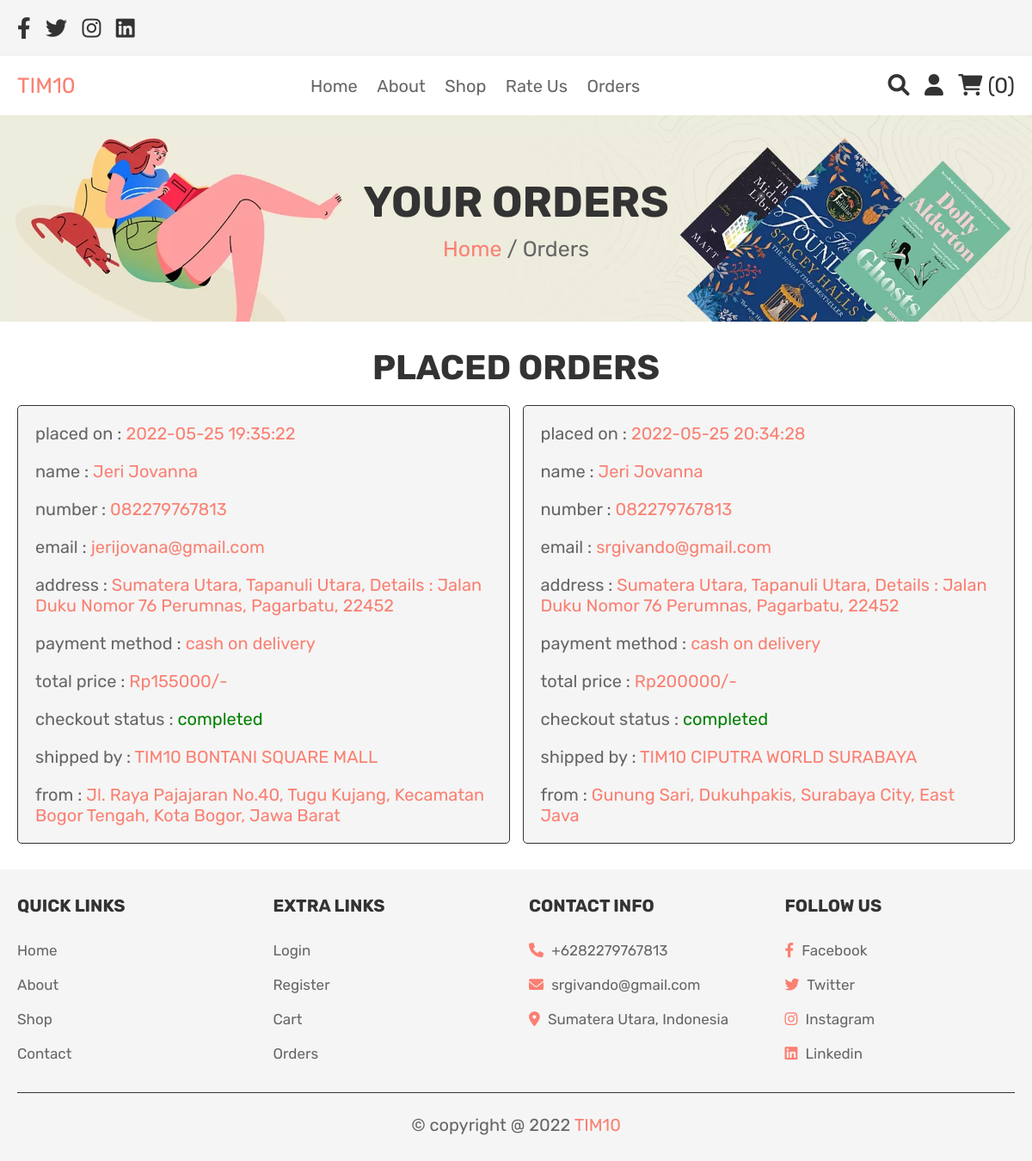
/pages/user/orders.php (signed in), run on the app's committed database.
### tables this page shows
CREATE TABLE `orderdetails` (
  `orderId` int(11) NOT NULL,
  `productId` int(11) NOT NULL,
  `price` int(11) NOT NULL,
  `quantity` int(11) DEFAULT NULL,
  `phoneNumber` varchar(20) DEFAULT NULL,
  `shippedTo` varchar(150) DEFAULT NULL,
  `paymentMethod` varchar(50) DEFAULT NULL,
  `statusOrder` varchar(10) DEFAULT 'pending',
  `emailOrder` varchar(50) DEFAULT NULL
);

CREATE TABLE `orders` (
  `orderId` int(11) NOT NULL,
  `customerId` int(11) NOT NULL,
  `shippedBy` varchar(5) DEFAULT 'SP001',
  `orderDate` datetime NOT NULL DEFAULT current_timestamp(),
  `shipVia` varchar(20) DEFAULT NULL
);

CREATE TABLE `customerinfo` (
  `customerId` int(11) NOT NULL,
  `customerName` varchar(50) NOT NULL,
  `birthDay` date DEFAULT NULL,
  `phoneNumber` varchar(20) DEFAULT NULL,
  `gender` varchar(6) DEFAULT NULL
);

CREATE TABLE `suppliers` (
  `supplierId` varchar(5) NOT NULL,
  `supplierName` varchar(30) NOT NULL,
  `detailAddress` varchar(100) NOT NULL,
  `storeType` varchar(15) DEFAULT NULL
);

### pages/user/orders.php (the view, shortened to what this page needs)
<?php
include __DIR__ . '/../../db_connect/config.php';
$user_id = $_SESSION['user_id'];
$queryShowOrder = <<< heredoc
    SELECT o.orderDate AS orderDate,
        ci.customerName AS name,
        s.supplierName as supplierName,
        s.detailAddress AS fromAddress,
        od.shippedTo AS address,
        od.emailOrder AS email,
        od.paymentMethod AS method,
        od.price AS price,
        od.statusOrder AS status,
        od.phoneNumber AS number
    FROM orderDetails AS od
    INNER JOIN orders AS o ON (od.orderId = o.orderId)
    INNER JOIN customerInfo AS ci ON (o.customerId = $user_id)
    INNER JOIN suppliers AS s ON (o.shippedBy = s.supplierId)
    WHERE ci.customerId = $user_id;
heredoc;
?>
<!DOCTYPE html>
<html lang="en">
<head>
    <link rel="stylesheet" href="https://cdnjs.cloudflare.com/ajax/libs/font-awesome/6.0.0/css/all.min.css">
    <link rel="stylesheet" href="../../src/css/style.css">
</head>
<body>
    <?php include 'header.php'; ?>
    <div class="heading">
        <h3>Your orders</h3>
        <p> <a href="../../home.php">Home</a> / Orders </p>
    </div>
    <section class="placed-orders">
        <h1 class="title">Placed orders</h1>
        <div class="box-container">
            <?php
            $order_query = mysqli_query($conn, $queryShowOrder) or die('query failed');
            if(mysqli_num_rows($order_query) > 0){
                while($fetch_orders = mysqli_fetch_assoc($order_query)){
            ?>
            <div class="box">
                <p> placed on : <span><?php echo $fetch_orders['orderDate']; ?></span> </p>
                <p> name : <span><?php echo $fetch_orders['name']; ?></span> </p>
                <p> number : <span><?php echo $fetch_orders['number']; ?></span> </p>
                <p> email : <span><?php echo $fetch_orders['email']; ?></span> </p>
                <p> address : <span><?php echo $fetch_orders['address']; ?></span> </p>
                <p> payment method : <span><?php echo $fetch_orders['method']; ?></span> </p>
                <p> total price : <span>Rp<?php echo $fetch_orders['price']; ?>/-</span> </p>
                <p> checkout status : <span
                        style="color:<?php if($fetch_orders['status'] == 'pending'){ echo 'red'; }else{ echo 'green'; } ?>;"><?= $fetch_orders['status']; ?></span>
                </p>
                <?php if(!is_null($fetch_orders['supplierName']) && $fetch_orders['status'] == 'completed'){ ?>
                <p> shipped by : <span><?= $fetch_orders['supplierName'] ?></span> </p>
                <p> from : <span><?= $fetch_orders['fromAddress'] ?></span> </p>
                <?php } ?>
            </div>
            <?php
       }
      }else{
         echo '<p class="empty">no orders placed yet!</p>';
      }
      ?>
        </div>
    </section>
    <?php include 'footer.php'; ?>
</body>
</html>

### pages/user/header.php (shortened to what this page needs)
<header class="header">
    <div class="header-1">
        <div class="flex">
            <div class="share">
                <a href="#" class="fab fa-facebook-f"></a>
                <a href="#" class="fab fa-twitter"></a>
                <a href="#" class="fab fa-instagram"></a>
                <a href="#" class="fab fa-linkedin"></a>
            </div>
        </div>
    </div>
    <div class="header-2">
        <div class="flex">
            <a href="../../home.php" class="logo">TIM10</a>
            <nav class="navbar">
                <a href="../../home.php">Home</a>
                <a href="about.php">About</a>
                <a href="shop.php">Shop</a>
                <a href="contact.php">Rate Us</a>
                <a href="orders.php">Orders</a>
            </nav>
            <div class="icons">
                <a href="search_page.php" class="fas fa-search"></a>
                <div id="user-btn" class="fas fa-user"></div>
                <?php
                $select_cart_number = mysqli_query($conn, "SELECT * FROM cart WHERE customerId = '$user_id'") or die('query failed');
                $cart_rows_number = mysqli_num_rows($select_cart_number);
            ?>
                <a href="cart.php"> <i class="fas fa-shopping-cart"></i> <span>(<?php echo $cart_rows_number; ?>)</span>
                </a>
            </div>
        </div>
    </div>
</header>

### pages/user/footer.php
<section class="footer">
    <div class="box-container">
        <div class="box">
            <h3>Quick links</h3>
            <a href="../../home.php">Home</a>
            <a href="about.php">About</a>
            <a href="shop.php">Shop</a>
            <a href="contact.php">Contact</a>
        </div>
        <div class="box">
            <h3>Extra links</h3>
            <a href="../../login.php">Login</a>
            <a href="../../register.php">Register</a>
            <a href="cart.php">Cart</a>
            <a href="orders.php">Orders</a>
        </div>
        <div class="box">
            <h3>Contact Info</h3>
            <p> <i class="fas fa-phone"></i> +6282279767813 </p>
            <p> <i class="fas fa-envelope"></i> srgivando@gmail.com </p>
            <p> <i class="fas fa-map-marker-alt"></i> Sumatera Utara, Indonesia </p>
        </div>
        <div class="box">
            <h3>follow us</h3>
            <a href="#"> <i class="fab fa-facebook-f"></i> Facebook </a>
            <a href="#"> <i class="fab fa-twitter"></i> Twitter </a>
            <a href="#"> <i class="fab fa-instagram"></i> Instagram </a>
            <a href="#"> <i class="fab fa-linkedin"></i> Linkedin </a>
        </div>
    </div>
    <p class="credit"> &copy; copyright @ <?php echo date('Y'); ?> <span>TIM10</span> </p>
</section>

### src/css/style.css (style rules this page uses)
:root { --purple:salmon; --red:#c0392b; --orange:#f39c12; --black:#333; --white:#fff; --light-color:#666; --light-white:#ccc; --light-bg:#f5f5f5; --border:.1rem solid var(--black); --box-shadow:0 .5rem 1rem rgba(0,0,0,.1); }
* { font-family: 'Rubik', sans-serif; margin:0; padding:0; box-sizing: border-box; outline: none; border:none; text-decoration: none; transition:all .2s linear; }
html { font-size: 62.5%; overflow-x: hidden; }
section { padding:3rem 2rem; }
.title { text-align: center; margin-bottom: 2rem; text-transform: uppercase; color:var(--black); font-size: 4rem; }
.heading { min-height: 30vh; display: flex; flex-flow: column; align-items: center; justify-content: center; gap:1rem; background: url(../images/heading-bg.webp) no-repeat; background-size: cover; background-position: center; text-align: center; }
.heading h3 { font-size: 5rem; color:var(--black); text-transform: uppercase; }
.heading p { font-size: 2.5rem; color:var(--light-color); }
.heading p a { color:var(--purple); }
.header .header-1 { background-color: var(--light-bg); }
.header .header-1 .flex { padding:2rem; display: flex; align-items: center; justify-content: space-between; max-width: 1200px; margin:0 auto; }
.header .header-2 { background-color: var(--white); box-shadow: var(--box-shadow); }
.header .header-2 .flex { padding:2rem; display: flex; align-items: center; justify-content: space-between; max-width: 1200px; margin:0 auto; position: relative; }
.header .header-1 .flex .share a { font-size: 2.5rem; margin-right: 1.5rem; color:var(--black); }
.header .header-2 .flex .logo { font-size: 2.5rem; color:var(--purple); }
.header .header-2 .flex .navbar a { margin:0 1rem; font-size: 2rem; color:var(--light-color); }
.header .header-2 .flex .icons > * { font-size: 2.5rem; color:var(--black); cursor: pointer; margin-left: 1.5rem; }
.placed-orders .box-container { max-width: 1200px; margin:0 auto; display:flex; flex-wrap: wrap; align-items: center; gap:1.5rem; }
.placed-orders .box-container .box { flex:1 1 40rem; border-radius: .5rem; padding:2rem; border:var(--border); background-color: var(--light-bg); padding:1rem 2rem; }
.placed-orders .box-container .box p { padding:1rem 0; font-size: 2rem; color:var(--light-color); }
.placed-orders .box-container .box p span { color:var(--purple); }
.footer { background-color: var(--light-bg); }
.footer .box-container { max-width: 1200px; margin:0 auto; display: grid; grid-template-columns: repeat(auto-fit, minmax(25rem, 1fr)); gap:3rem; }
.footer .box-container .box h3 { text-transform: uppercase; color:var(--black); font-size: 2rem; padding-bottom: 2rem; }
.footer .box-container .box p, .footer .box-container .box a { display: block; font-size: 1.7rem; color:var(--light-color); padding:1rem 0; }
.footer .box-container .box p i, .footer .box-container .box a i { color:var(--purple); padding-right: .5rem; }
.footer .credit { text-align: center; font-size: 2rem; color:var(--light-color); border-top: var(--border); margin-top: 2.5rem; padding-top: 2.5rem; }
.footer .credit span { color:var(--purple); }

### data on the page
orderdetails: orderId.orderDate "2022-05-25 19:35:22", customerinfo.customerName "Jeri Jovanna", phoneNumber "082279767813", emailOrder "jerijovana@gmail.com", shippedTo "Sumatera Utara, Tapanuli Utara, Details : Jalan Duku Nomor 76 Perumnas, Pagarbatu, 22452", paymentMethod "cash on delivery", price "155000", statusOrder "completed", suppliers.supplierName "TIM10 BONTANI SQUARE MALL", suppliers.detailAddress "Jl. Raya Pajajaran No.40, Tugu Kujang, Kecamatan Bogor Tengah, Kota Bogor, Jawa Barat"
orderdetails: orderId.orderDate "2022-05-25 20:34:28", customerinfo.customerName "Jeri Jovanna", phoneNumber "082279767813", emailOrder "srgivando@gmail.com", shippedTo "Sumatera Utara, Tapanuli Utara, Details : Jalan Duku Nomor 76 Perumnas, Pagarbatu, 22452", paymentMethod "cash on delivery", price "200000", statusOrder "completed", suppliers.supplierName "TIM10 CIPUTRA WORLD SURABAYA", suppliers.detailAddress "Gunung Sari, Dukuhpakis, Surabaya City, East Java"

### other printed values
$cart_rows_number "0"
